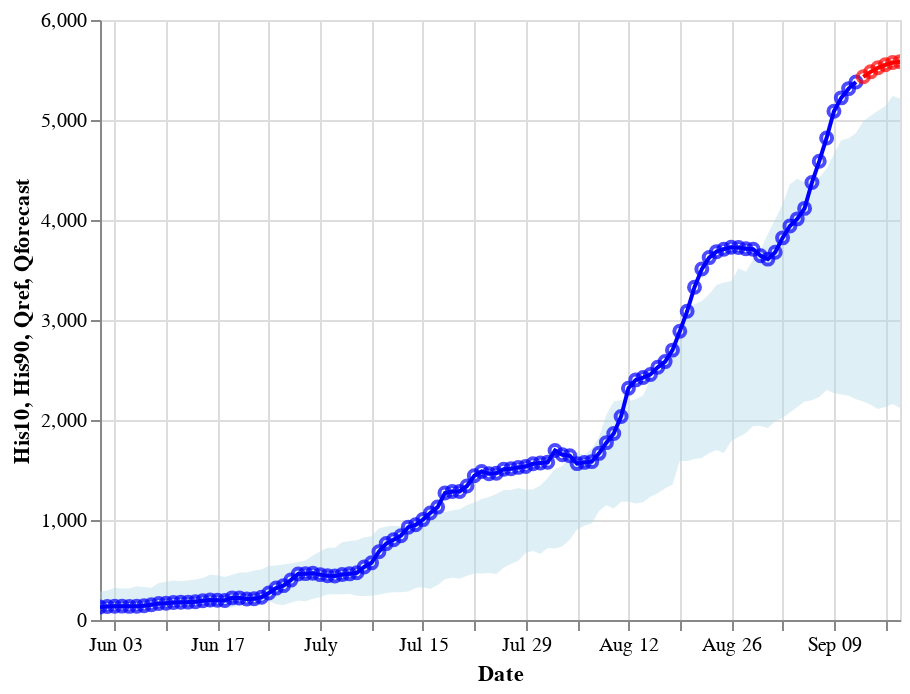

Notebook code for this chart:
### Code cell
line_his = alt.Chart(df_Q_h).mark_line(color='blue').encode(
    x='Date:T',
    y='Qref'
)

point_his = alt.Chart(df_Q_h).mark_point(color='blue').encode(
    x='Date:T',
    y='Qref',
    tooltip=['Qref']
)

line_fc = alt.Chart(df_Q_h).mark_line(color='red').encode(
    x='Date:T',
    y='Qforecast'
)

point_fc = alt.Chart(df_Q_h).mark_point(color='red').encode(
    x='Date:T',
    y='Qforecast',
    tooltip=['Qforecast']
)


area_hist = alt.Chart(df_Q_h).mark_area(color='lightblue', opacity=0.4).encode(
    x='Date:T',
    y='His10',
    y2='His90'
).interactive(bind_y=False)

area_hist+line_his+line_fc+point_his+point_fc

### Figure 1 — Vega-Lite specification as saved in the notebook (floating-point values rounded to 4 significant figures)
{"$schema": "https://vega.github.io/schema/vega-lite/v2.6.0.json", "config": {"view": {"height": 300, "width": 400}}, "datasets": {"data-5bac67209d36ef0f5926e7813c21cef0": [{"Date": "2018-06-01T00:00:00", "Ein": 3.5, "Hforecast": null, "His10": 141, "His90": 286, "HisMean": 212, "Pin": 5.99, "Qforecast": null, "Qref": 130.5, "Qsim": 36.99, "date": "2018-06-01", "waterLevel": 46.94}, {"Date": "2018-06-02T00:00:00", "Ein": 3.95, "Hforecast": null, "His10": 148, "His90": 295, "HisMean": 218, "Pin": 2.42, "Qforecast": null, "Qref": 135.9, "Qsim": 36.33, "date": "2018-06-02", "waterLevel": 49.12}, {"Date": "2018-06-03T00:00:00", "Ein": 3.8, "Hforecast": null, "His10": 145, "His90": 323, "HisMean": 228, "Pin": 3.45, "Qforecast": null, "Qref": 137.2, "Qsim": 35.67, "date": "2018-06-03", "waterLevel": 49.69}, {"Date": "2018-06-04T00:00:00", "Ein": 3.27, "Hforecast": null, "His10": 138, "His90": 316, "HisMean": 236, "Pin": 8.04, "Qforecast": null, "Qref": 138.7, "Qsim": 35.01, "date": "2018-06-04", "waterLevel": 50.28}, {"Date": "2018-06-05T00:00:00", "Ein": 2.74, "Hforecast": null, "His10": 148, "His90": 314, "HisMean": 239, "Pin": 8.26, "Qforecast": null, "Qref": 136.5, "Qsim": 34.35, "date": "2018-06-05", "waterLevel": 49.36}, {"Date": "2018-06-06T00:00:00", "Ein": 2.94, "Hforecast": null, "His10": 148, "His90": 338, "HisMean": 242, "Pin": 5.02, "Qforecast": null, "Qref": 138.0, "Qsim": 33.7, "date": "2018-06-06", "waterLevel": 50.01}, {"Date": "2018-06-07T00:00:00", "Ein": 3.43, "Hforecast": null, "His10": 149, "His90": 331, "HisMean": 244, "Pin": 3.93, "Qforecast": null, "Qref": 141.9, "Qsim": 33.07, "date": "2018-06-07", "waterLevel": 51.55}, {"Date": "2018-06-08T00:00:00", "Ein": 3.4, "Hforecast": null, "His10": 157, "His90": 322, "HisMean": 246, "Pin": 5.48, "Qforecast": null, "Qref": 152.5, "Qsim": 32.45, "date": "2018-06-08", "waterLevel": 55.59}, {"Date": "2018-06-09T00:00:00", "Ein": 3.78, "Hforecast": null, "His10": 153, "His90": 370, "HisMean": 250, "Pin": 4.76, "Qforecast": null, "Qref": 164.7, "Qsim": 31.84, "date": "2018-06-09", "waterLevel": 60.12}, {"Date": "2018-06-10T00:00:00", "Ein": 3.93, "Hforecast": null, "His10": 143, "His90": 383, "HisMean": 256, "Pin": 10.7, "Qforecast": null, "Qref": 166.8, "Qsim": 31.26, "date": "2018-06-10", "waterLevel": 60.85}, {"Date": "2018-06-11T00:00:00", "Ein": 3.63, "Hforecast": null, "His10": 134, "His90": 395, "HisMean": 261, "Pin": 0, "Qforecast": null, "Qref": 175.2, "Qsim": 30.7, "date": "2018-06-11", "waterLevel": 63.8}, {"Date": "2018-06-12T00:00:00", "Ein": 4.24, "Hforecast": null, "His10": 133, "His90": 391, "HisMean": 268, "Pin": 1.14, "Qforecast": null, "Qref": 178.0, "Qsim": 30.2, "date": "2018-06-12", "waterLevel": 64.76}, {"Date": "2018-06-13T00:00:00", "Ein": 2.43, "Hforecast": null, "His10": 135, "His90": 395, "HisMean": 272, "Pin": 3.01, "Qforecast": null, "Qref": 179.0, "Qsim": 29.8, "date": "2018-06-13", "waterLevel": 65.11}, {"Date": "2018-06-14T00:00:00", "Ein": 2.69, "Hforecast": null, "His10": 160, "His90": 405, "HisMean": 281, "Pin": 6.34, "Qforecast": null, "Qref": 183.3, "Qsim": 29.58, "date": "2018-06-14", "waterLevel": 66.59}, {"Date": "2018-06-15T00:00:00", "Ein": 3.25, "Hforecast": null, "His10": 159, "His90": 421, "HisMean": 278, "Pin": 5.36, "Qforecast": null, "Qref": 193.4, "Qsim": 29.53, "date": "2018-06-15", "waterLevel": 69.92}, {"Date": "2018-06-16T00:00:00", "Ein": 4.11, "Hforecast": null, "His10": 123, "His90": 452, "HisMean": 276, "Pin": 1.68, "Qforecast": null, "Qref": 200.5, "Qsim": 29.64, "date": "2018-06-16", "waterLevel": 72.24}, {"Date": "2018-06-17T00:00:00", "Ein": 2.77, "Hforecast": null, "His10": 140, "His90": 448, "HisMean": 281, "Pin": 7.69, "Qforecast": null, "Qref": 197.3, "Qsim": 29.85, "date": "2018-06-17", "waterLevel": 71.21}, {"Date": "2018-06-18T00:00:00", "Ein": 4.1, "Hforecast": null, "His10": 119, "His90": 430, "HisMean": 286, "Pin": 1.54, "Qforecast": null, "Qref": 195.5, "Qsim": 30.17, "date": "2018-06-18", "waterLevel": 70.61}, {"Date": "2018-06-19T00:00:00", "Ein": 3.31, "Hforecast": null, "His10": 126, "His90": 452, "HisMean": 296, "Pin": 3.72, "Qforecast": null, "Qref": 221.4, "Qsim": 30.6, "date": "2018-06-19", "waterLevel": 78.72}, {"Date": "2018-06-20T00:00:00", "Ein": 4.55, "Hforecast": null, "His10": 144, "His90": 476, "HisMean": 306, "Pin": 0.04, "Qforecast": null, "Qref": 219.4, "Qsim": 31.1, "date": "2018-06-20", "waterLevel": 78.12}, {"Date": "2018-06-21T00:00:00", "Ein": 3.01, "Hforecast": null, "His10": 169, "His90": 476, "HisMean": 323, "Pin": 0.16, "Qforecast": null, "Qref": 210.0, "Qsim": 31.76, "date": "2018-06-21", "waterLevel": 75.25}, {"Date": "2018-06-22T00:00:00", "Ein": 1.57, "Hforecast": null, "His10": 173, "His90": 494, "HisMean": 327, "Pin": 11.72, "Qforecast": null, "Qref": 212.0, "Qsim": 32.99, "date": "2018-06-22", "waterLevel": 75.88}, {"Date": "2018-06-23T00:00:00", "Ein": 3.94, "Hforecast": null, "His10": 178, "His90": 504, "HisMean": 331, "Pin": 0.17, "Qforecast": null, "Qref": 226.8, "Qsim": 35.35, "date": "2018-06-23", "waterLevel": 80.38}, {"Date": "2018-06-24T00:00:00", "Ein": 1.06, "Hforecast": null, "His10": 189, "His90": 540, "HisMean": 334, "Pin": 11.84, "Qforecast": null, "Qref": 269.9, "Qsim": 39.08, "date": "2018-06-24", "waterLevel": 92.54}, {"Date": "2018-06-25T00:00:00", "Ein": 2.84, "Hforecast": null, "His10": 157, "His90": 546, "HisMean": 331, "Pin": 4.82, "Qforecast": null, "Qref": 319.0, "Qsim": 43.51, "date": "2018-06-25", "waterLevel": 105.3}, {"Date": "2018-06-26T00:00:00", "Ein": 3.8, "Hforecast": null, "His10": 151, "His90": 554, "HisMean": 346, "Pin": 2.47, "Qforecast": null, "Qref": 343.6, "Qsim": 47.54, "date": "2018-06-26", "waterLevel": 111.2}, {"Date": "2018-06-27T00:00:00", "Ein": 1.69, "Hforecast": null, "His10": 172, "His90": 565, "HisMean": 356, "Pin": 14.37, "Qforecast": null, "Qref": 399.1, "Qsim": 50.53, "date": "2018-06-27", "waterLevel": 123.8}, {"Date": "2018-06-28T00:00:00", "Ein": 3.5, "Hforecast": null, "His10": 195, "His90": 581, "HisMean": 366, "Pin": 0.92, "Qforecast": null, "Qref": 460.4, "Qsim": 52.66, "date": "2018-06-28", "waterLevel": 136.5}, {"Date": "2018-06-29T00:00:00", "Ein": 3.53, "Hforecast": null, "His10": 187, "His90": 595, "HisMean": 377, "Pin": 7.26, "Qforecast": null, "Qref": 463.7, "Qsim": 55.05, "date": "2018-06-29", "waterLevel": 137.2}, {"Date": "2018-06-30T00:00:00", "Ein": 3.27, "Hforecast": null, "His10": 213, "His90": 646, "HisMean": 389, "Pin": 6.13, "Qforecast": null, "Qref": 467.1, "Qsim": 59.53, "date": "2018-06-30", "waterLevel": 137.9}, {"Date": "2018-07-01T00:00:00", "Ein": 2.56, "Hforecast": null, "His10": 231, "His90": 687, "HisMean": 406, "Pin": 10.41, "Qforecast": null, "Qref": 453.6, "Qsim": 67.62, "date": "2018-07-01", "waterLevel": 135.2}, {"Date": "2018-07-02T00:00:00", "Ein": 3.99, "Hforecast": null, "His10": 254, "His90": 722, "HisMean": 427, "Pin": 6.8, "Qforecast": null, "Qref": 442.0, "Qsim": 79.38, "date": "2018-07-02", "waterLevel": 132.9}, {"Date": "2018-07-03T00:00:00", "Ein": 2.78, "Hforecast": null, "His10": 258, "His90": 723, "HisMean": 448, "Pin": 7.3, "Qforecast": null, "Qref": 440.0, "Qsim": 96.11, "date": "2018-07-03", "waterLevel": 132.5}, {"Date": "2018-07-04T00:00:00", "Ein": 2.94, "Hforecast": null, "His10": 257, "His90": 777, "HisMean": 461, "Pin": 8.78, "Qforecast": null, "Qref": 455.6, "Qsim": 124.9, "date": "2018-07-04", "waterLevel": 135.6}, {"Date": "2018-07-05T00:00:00", "Ein": 3.9, "Hforecast": null, "His10": 260, "His90": 790, "HisMean": 472, "Pin": 4.58, "Qforecast": null, "Qref": 461.6, "Qsim": 174.7, "date": "2018-07-05", "waterLevel": 136.8}, {"Date": "2018-07-06T00:00:00", "Ein": 1.78, "Hforecast": null, "His10": 242, "His90": 798, "HisMean": 485, "Pin": 18.42, "Qforecast": null, "Qref": 472.0, "Qsim": 243.0, "date": "2018-07-06", "waterLevel": 138.8}, {"Date": "2018-07-07T00:00:00", "Ein": 3.24, "Hforecast": null, "His10": 239, "His90": 827, "HisMean": 508, "Pin": 4.48, "Qforecast": null, "Qref": 529.7, "Qsim": 329.1, "date": "2018-07-07", "waterLevel": 149.7}, {"Date": "2018-07-08T00:00:00", "Ein": 4.07, "Hforecast": null, "His10": 242, "His90": 837, "HisMean": 532, "Pin": 1.49, "Qforecast": null, "Qref": 571.5, "Qsim": 435.8, "date": "2018-07-08", "waterLevel": 157.3}, {"Date": "2018-07-09T00:00:00", "Ein": 2.67, "Hforecast": null, "His10": 253, "His90": 914, "HisMean": 548, "Pin": 6.06, "Qforecast": null, "Qref": 683.3, "Qsim": 563.4, "date": "2018-07-09", "waterLevel": 176.2}, {"Date": "2018-07-10T00:00:00", "Ein": 0, "Hforecast": null, "His10": 270, "His90": 936, "HisMean": 569, "Pin": 6.02, "Qforecast": null, "Qref": 764.1, "Qsim": 713.5, "date": "2018-07-10", "waterLevel": 189.1}, {"Date": "2018-07-11T00:00:00", "Ein": 4.06, "Hforecast": null, "His10": 277, "His90": 943, "HisMean": 591, "Pin": 8.63, "Qforecast": null, "Qref": 802.9, "Qsim": 870.4, "date": "2018-07-11", "waterLevel": 195.0}, {"Date": "2018-07-12T00:00:00", "Ein": 4.25, "Hforecast": null, "His10": 277, "His90": 936, "HisMean": 608, "Pin": 10.94, "Qforecast": null, "Qref": 843.2, "Qsim": 1020.0, "date": "2018-07-12", "waterLevel": 201}, {"Date": "2018-07-13T00:00:00", "Ein": 3.44, "Hforecast": null, "His10": 284, "His90": 951, "HisMean": 625, "Pin": 8.17, "Qforecast": null, "Qref": 928.4, "Qsim": 1147, "date": "2018-07-13", "waterLevel": 213.2}, {"Date": "2018-07-14T00:00:00", "Ein": 4.3, "Hforecast": null, "His10": 320, "His90": 989, "HisMean": 645, "Pin": 0.95, "Qforecast": null, "Qref": 951.7, "Qsim": 1227.0, "date": "2018-07-14", "waterLevel": 216.6}, {"Date": "2018-07-15T00:00:00", "Ein": 3.3, "Hforecast": null, "His10": 328, "His90": 1104, "HisMean": 660, "Pin": 3.52, "Qforecast": null, "Qref": 1004.0, "Qsim": 1273.0, "date": "2018-07-15", "waterLevel": 223.8}, {"Date": "2018-07-16T00:00:00", "Ein": 4.02, "Hforecast": null, "His10": 309, "His90": 1121, "HisMean": 676, "Pin": 2.74, "Qforecast": null, "Qref": 1070.0, "Qsim": 1309.0, "date": "2018-07-16", "waterLevel": 232.5}, {"Date": "2018-07-17T00:00:00", "Ein": 3.08, "Hforecast": null, "His10": 349, "His90": 1117, "HisMean": 706, "Pin": 16.18, "Qforecast": null, "Qref": 1129.0, "Qsim": 1357.0, "date": "2018-07-17", "waterLevel": 240.4}, {"Date": "2018-07-18T00:00:00", "Ein": 2.55, "Hforecast": null, "His10": 407, "His90": 1081, "HisMean": 727, "Pin": 11.31, "Qforecast": null, "Qref": 1269.0, "Qsim": 1436.0, "date": "2018-07-18", "waterLevel": 258}, {"Date": "2018-07-19T00:00:00", "Ein": 3.25, "Hforecast": null, "His10": 426, "His90": 1097, "HisMean": 739, "Pin": 2.81, "Qforecast": null, "Qref": 1285.0, "Qsim": 1533.0, "date": "2018-07-19", "waterLevel": 260}, {"Date": "2018-07-20T00:00:00", "Ein": 3.43, "Hforecast": null, "His10": 412, "His90": 1107, "HisMean": 746, "Pin": 9.19, "Qforecast": null, "Qref": 1285.0, "Qsim": 1607.0, "date": "2018-07-20", "waterLevel": 260}, {"Date": "2018-07-21T00:00:00", "Ein": 2.98, "Hforecast": null, "His10": 443, "His90": 1150, "HisMean": 766, "Pin": 11.05, "Qforecast": null, "Qref": 1340.0, "Qsim": 1644.0, "date": "2018-07-21", "waterLevel": 266.5}, {"Date": "2018-07-22T00:00:00", "Ein": 2.96, "Hforecast": null, "His10": 464, "His90": 1173, "HisMean": 786, "Pin": 8.68, "Qforecast": null, "Qref": 1442.0, "Qsim": 1661.0, "date": "2018-07-22", "waterLevel": 278.5}, {"Date": "2018-07-23T00:00:00", "Ein": 4.11, "Hforecast": null, "His10": 466, "His90": 1210, "HisMean": 814, "Pin": 2.16, "Qforecast": null, "Qref": 1486.0, "Qsim": 1681.0, "date": "2018-07-23", "waterLevel": 283.5}, {"Date": "2018-07-24T00:00:00", "Ein": 3.94, "Hforecast": null, "His10": 470, "His90": 1229, "HisMean": 845, "Pin": 2.34, "Qforecast": null, "Qref": 1464.0, "Qsim": 1722.0, "date": "2018-07-24", "waterLevel": 281}, {"Date": "2018-07-25T00:00:00", "Ein": 1.58, "Hforecast": null, "His10": 461, "His90": 1261, "HisMean": 873, "Pin": 15.98, "Qforecast": null, "Qref": 1468.0, "Qsim": 1790.0, "date": "2018-07-25", "waterLevel": 281.5}, {"Date": "2018-07-26T00:00:00", "Ein": 3.28, "Hforecast": null, "His10": 523, "His90": 1299, "HisMean": 895, "Pin": 3.17, "Qforecast": null, "Qref": 1508.0, "Qsim": 1885.0, "date": "2018-07-26", "waterLevel": 286}, {"Date": "2018-07-27T00:00:00", "Ein": 2.28, "Hforecast": null, "His10": 561, "His90": 1300, "HisMean": 928, "Pin": 6.26, "Qforecast": null, "Qref": 1513.0, "Qsim": 2002.0, "date": "2018-07-27", "waterLevel": 286.5}, {"Date": "2018-07-28T00:00:00", "Ein": 0, "Hforecast": null, "His10": 593, "His90": 1319, "HisMean": 949, "Pin": 0, "Qforecast": null, "Qref": 1526.0, "Qsim": 2126.0, "date": "2018-07-28", "waterLevel": 288}, {"Date": "2018-07-29T00:00:00", "Ein": 2.7, "Hforecast": null, "His10": 673, "His90": 1303, "HisMean": 970, "Pin": 2.85, "Qforecast": null, "Qref": 1535.0, "Qsim": 2241.0, "date": "2018-07-29", "waterLevel": 289}, {"Date": "2018-07-30T00:00:00", "Ein": 0, "Hforecast": null, "His10": 689, "His90": 1306, "HisMean": 1002, "Pin": 4.89, "Qforecast": null, "Qref": 1562.0, "Qsim": 2332.0, "date": "2018-07-30", "waterLevel": 292}, {"Date": "2018-07-31T00:00:00", "Ein": 2.87, "Hforecast": null, "His10": 663, "His90": 1344, "HisMean": 1033, "Pin": 4.88, "Qforecast": null, "Qref": 1571.0, "Qsim": 2393.0, "date": "2018-07-31", "waterLevel": 293}, {"Date": "2018-08-01T00:00:00", "Ein": 2.24, "Hforecast": null, "His10": 720, "His90": 1420, "HisMean": 1072, "Pin": 8.71, "Qforecast": null, "Qref": 1577.0, "Qsim": 2420.0, "date": "2018-08-01", "waterLevel": 293.7}, {"Date": "2018-08-02T00:00:00", "Ein": 0, "Hforecast": null, "His10": 716, "His90": 1513, "HisMean": 1118, "Pin": 4.99, "Qforecast": null, "Qref": 1694.0, "Qsim": 2444.0, "date": "2018-08-02", "waterLevel": 306.5}, {"Date": "2018-08-03T00:00:00", "Ein": 0, "Hforecast": null, "His10": 738, "His90": 1539, "HisMean": 1179, "Pin": 0, "Qforecast": null, "Qref": 1652.0, "Qsim": 2471.0, "date": "2018-08-03", "waterLevel": 302}, {"Date": "2018-08-04T00:00:00", "Ein": 2.08, "Hforecast": null, "His10": 803, "His90": 1630, "HisMean": 1230, "Pin": 12.68, "Qforecast": null, "Qref": 1643.0, "Qsim": 2499.0, "date": "2018-08-04", "waterLevel": 301}, {"Date": "2018-08-05T00:00:00", "Ein": 3.02, "Hforecast": null, "His10": 904, "His90": 1680, "HisMean": 1276, "Pin": 1.95, "Qforecast": null, "Qref": 1564.0, "Qsim": 2531.0, "date": "2018-08-05", "waterLevel": 292.2}, {"Date": "2018-08-06T00:00:00", "Ein": 2.69, "Hforecast": null, "His10": 943, "His90": 1645, "HisMean": 1312, "Pin": 0.93, "Qforecast": null, "Qref": 1576.0, "Qsim": 2575.0, "date": "2018-08-06", "waterLevel": 293.6}, {"Date": "2018-08-07T00:00:00", "Ein": 2.56, "Hforecast": null, "His10": 966, "His90": 1710, "HisMean": 1343, "Pin": 15.17, "Qforecast": null, "Qref": 1584.0, "Qsim": 2640.0, "date": "2018-08-07", "waterLevel": 294.5}, {"Date": "2018-08-08T00:00:00", "Ein": 1.96, "Hforecast": null, "His10": 1089, "His90": 1830, "HisMean": 1420, "Pin": 6.77, "Qforecast": null, "Qref": 1667.0, "Qsim": 2769.0, "date": "2018-08-08", "waterLevel": 303.5}, {"Date": "2018-08-09T00:00:00", "Ein": 2.88, "Hforecast": null, "His10": 1148, "His90": 2056, "HisMean": 1492, "Pin": 2.17, "Qforecast": null, "Qref": 1774.0, "Qsim": 2897.0, "date": "2018-08-09", "waterLevel": 315.0}, {"Date": "2018-08-10T00:00:00", "Ein": 2.23, "Hforecast": null, "His10": 1114, "His90": 2186, "HisMean": 1553, "Pin": 4.67, "Qforecast": null, "Qref": 1865.0, "Qsim": 2990.0, "date": "2018-08-10", "waterLevel": 324.4}, {"Date": "2018-08-11T00:00:00", "Ein": 2.32, "Hforecast": null, "His10": 1182, "His90": 2199, "HisMean": 1607, "Pin": 5.51, "Qforecast": null, "Qref": 2036.0, "Qsim": 3051.0, "date": "2018-08-11", "waterLevel": 341.6}, {"Date": "2018-08-12T00:00:00", "Ein": 1.34, "Hforecast": null, "His10": 1182, "His90": 2190, "HisMean": 1649, "Pin": 12.65, "Qforecast": null, "Qref": 2317.0, "Qsim": 3086.0, "date": "2018-08-12", "waterLevel": 368.8}, {"Date": "2018-08-13T00:00:00", "Ein": 3.28, "Hforecast": null, "His10": 1165, "His90": 2208, "HisMean": 1697, "Pin": 1.76, "Qforecast": null, "Qref": 2401.0, "Qsim": 3101.0, "date": "2018-08-13", "waterLevel": 376.6}, {"Date": "2018-08-14T00:00:00", "Ein": 2.67, "Hforecast": null, "His10": 1177, "His90": 2245, "HisMean": 1752, "Pin": 12.23, "Qforecast": null, "Qref": 2425.0, "Qsim": 3102.0, "date": "2018-08-14", "waterLevel": 378.8}, {"Date": "2018-08-15T00:00:00", "Ein": 2.59, "Hforecast": null, "His10": 1233, "His90": 2405, "HisMean": 1821, "Pin": 9.48, "Qforecast": null, "Qref": 2456.0, "Qsim": 3104.0, "date": "2018-08-15", "waterLevel": 381.6}, {"Date": "2018-08-16T00:00:00", "Ein": 3.26, "Hforecast": null, "His10": 1267, "His90": 2440, "HisMean": 1898, "Pin": 1.56, "Qforecast": null, "Qref": 2527.0, "Qsim": 3136.0, "date": "2018-08-16", "waterLevel": 388.0}, {"Date": "2018-08-17T00:00:00", "Ein": 3.5, "Hforecast": null, "His10": 1318, "His90": 2604, "HisMean": 1984, "Pin": 15.48, "Qforecast": null, "Qref": 2584.0, "Qsim": 3209.0, "date": "2018-08-17", "waterLevel": 393.2}, {"Date": "2018-08-18T00:00:00", "Ein": 1.77, "Hforecast": null, "His10": 1352, "His90": 2712, "HisMean": 2051, "Pin": 21.83, "Qforecast": null, "Qref": 2699.0, "Qsim": 3345.0, "date": "2018-08-18", "waterLevel": 403.3}, {"Date": "2018-08-19T00:00:00", "Ein": 2.64, "Hforecast": null, "His10": 1591, "His90": 2868, "HisMean": 2131, "Pin": 12.24, "Qforecast": null, "Qref": 2887.0, "Qsim": 3554.0, "date": "2018-08-19", "waterLevel": 419.6}, {"Date": "2018-08-20T00:00:00", "Ein": 2.72, "Hforecast": null, "His10": 1591, "His90": 3072, "HisMean": 2206, "Pin": 2.93, "Qforecast": null, "Qref": 3088.0, "Qsim": 3845.0, "date": "2018-08-20", "waterLevel": 436.5}, {"Date": "2018-08-21T00:00:00", "Ein": 3.69, "Hforecast": null, "His10": 1610, "His90": 3154, "HisMean": 2270, "Pin": 5.27, "Qforecast": null, "Qref": 3328.0, "Qsim": 4193.0, "date": "2018-08-21", "waterLevel": 456.2}, {"Date": "2018-08-22T00:00:00", "Ein": 2.28, "Hforecast": null, "His10": 1620, "His90": 3191, "HisMean": 2330, "Pin": 10.24, "Qforecast": null, "Qref": 3509.0, "Qsim": 4536.0, "date": "2018-08-22", "waterLevel": 470.6}, {"Date": "2018-08-23T00:00:00", "Ein": 3.54, "Hforecast": null, "His10": 1670, "His90": 3258, "HisMean": 2373, "Pin": 8.7, "Qforecast": null, "Qref": 3624.0, "Qsim": 4816.0, "date": "2018-08-23", "waterLevel": 479.6}, {"Date": "2018-08-24T00:00:00", "Ein": 3.25, "Hforecast": null, "His10": 1700, "His90": 3351, "HisMean": 2433, "Pin": 6.66, "Qforecast": null, "Qref": 3683.0, "Qsim": 5009.0, "date": "2018-08-24", "waterLevel": 484.2}, {"Date": "2018-08-25T00:00:00", "Ein": 1.83, "Hforecast": null, "His10": 1670, "His90": 3375, "HisMean": 2491, "Pin": 8.92, "Qforecast": null, "Qref": 3708.0, "Qsim": 5109.0, "date": "2018-08-25", "waterLevel": 486.1}, {"Date": "2018-08-26T00:00:00", "Ein": 3.41, "Hforecast": null, "His10": 1790, "His90": 3388, "HisMean": 2551, "Pin": 3.82, "Qforecast": null, "Qref": 3728.0, "Qsim": 5135.0, "date": "2018-08-26", "waterLevel": 487.6}, {"Date": "2018-08-27T00:00:00", "Ein": 3.19, "Hforecast": null, "His10": 1831, "His90": 3516, "HisMean": 2638, "Pin": 4.99, "Qforecast": null, "Qref": 3725.0, "Qsim": 5112.0, "date": "2018-08-27", "waterLevel": 487.3}, {"Date": "2018-08-28T00:00:00", "Ein": 2.24, "Hforecast": null, "His10": 1870, "His90": 3483, "HisMean": 2685, "Pin": 12.61, "Qforecast": null, "Qref": 3712.0, "Qsim": 5068, "date": "2018-08-28", "waterLevel": 486.4}, {"Date": "2018-08-29T00:00:00", "Ein": 2.24, "Hforecast": null, "His10": 1940, "His90": 3602, "HisMean": 2759, "Pin": 14.55, "Qforecast": null, "Qref": 3707.0, "Qsim": 5044.0, "date": "2018-08-29", "waterLevel": 486.0}, {"Date": "2018-08-30T00:00:00", "Ein": 3.3, "Hforecast": null, "His10": 1940, "His90": 3697, "HisMean": 2806, "Pin": 5.29, "Qforecast": null, "Qref": 3642.0, "Qsim": 5027.0, "date": "2018-08-30", "waterLevel": 481.0}, {"Date": "2018-08-31T00:00:00", "Ein": 3.04, "Hforecast": null, "His10": 1920, "His90": 3860, "HisMean": 2864, "Pin": 4.75, "Qforecast": null, "Qref": 3609.0, "Qsim": 5019.0, "date": "2018-08-31", "waterLevel": 478.4}, {"Date": "2018-09-01T00:00:00", "Ein": 2.22, "Hforecast": null, "His10": 1990, "His90": 4008, "HisMean": 2923, "Pin": 10.4, "Qforecast": null, "Qref": 3678.0, "Qsim": 5054.0, "date": "2018-09-01", "waterLevel": 483.8}, {"Date": "2018-09-02T00:00:00", "Ein": 3.27, "Hforecast": null, "His10": 2021, "His90": 4156, "HisMean": 2974, "Pin": 5, "Qforecast": null, "Qref": 3821.0, "Qsim": 5111.0, "date": "2018-09-02", "waterLevel": 494.7}, {"Date": "2018-09-03T00:00:00", "Ein": 2.92, "Hforecast": null, "His10": 2076, "His90": 4358, "HisMean": 3030, "Pin": 8.11, "Qforecast": null, "Qref": 3940.0, "Qsim": 5165.0, "date": "2018-09-03", "waterLevel": 503.7}, {"Date": "2018-09-04T00:00:00", "Ein": 2.59, "Hforecast": null, "His10": 2131, "His90": 4413, "HisMean": 3094, "Pin": 11.21, "Qforecast": null, "Qref": 4011.0, "Qsim": 5207.0, "date": "2018-09-04", "waterLevel": 509.1}, {"Date": "2018-09-05T00:00:00", "Ein": 1.47, "Hforecast": null, "His10": 2186, "His90": 4375, "HisMean": 3144, "Pin": 16.83, "Qforecast": null, "Qref": 4116.0, "Qsim": 5262.0, "date": "2018-09-05", "waterLevel": 516.8}, {"Date": "2018-09-06T00:00:00", "Ein": 3.22, "Hforecast": null, "His10": 2197, "His90": 4404, "HisMean": 3160, "Pin": 5.21, "Qforecast": null, "Qref": 4375.0, "Qsim": 5374.0, "date": "2018-09-06", "waterLevel": 535.2}, {"Date": "2018-09-07T00:00:00", "Ein": 3.77, "Hforecast": null, "His10": 2230, "His90": 4425, "HisMean": 3205, "Pin": 6.46, "Qforecast": null, "Qref": 4588.0, "Qsim": 5541.0, "date": "2018-09-07", "waterLevel": 549.6}, {"Date": "2018-09-08T00:00:00", "Ein": 0, "Hforecast": null, "His10": 2300, "His90": 4513, "HisMean": 3263, "Pin": 11.07, "Qforecast": null, "Qref": 4821.0, "Qsim": 5721.0, "date": "2018-09-08", "waterLevel": 564.9}, {"Date": "2018-09-09T00:00:00", "Ein": 0, "Hforecast": null, "His10": 2270, "His90": 4659, "HisMean": 3353, "Pin": 3.54, "Qforecast": null, "Qref": 5088.0, "Qsim": 5900.0, "date": "2018-09-09", "waterLevel": 582.1}, {"Date": "2018-09-10T00:00:00", "Ein": 2.59, "Hforecast": null, "His10": 2255, "His90": 4798, "HisMean": 3415, "Pin": 0, "Qforecast": null, "Qref": 5221.0, "Qsim": 6047.0, "date": "2018-09-10", "waterLevel": 590.6}, {"Date": "2018-09-11T00:00:00", "Ein": 2.59, "Hforecast": null, "His10": 2242, "His90": 4817, "HisMean": 3441, "Pin": 10.4, "Qforecast": null, "Qref": 5314.0, "Qsim": 6125.0, "date": "2018-09-11", "waterLevel": 596.4}, {"Date": "2018-09-12T00:00:00", "Ein": 2.08, "Hforecast": null, "His10": 2208, "His90": 4868, "HisMean": 3511, "Pin": 7.44, "Qforecast": null, "Qref": 5380.0, "Qsim": 6118.0, "date": "2018-09-12", "waterLevel": 600.6}, {"Date": "2018-09-13T00:00:00", "Ein": null, "Hforecast": 604, "His10": 2185, "His90": 4988, "HisMean": 3564, "Pin": null, "Qforecast": 5432.0, "Qref": null, "Qsim": null, "date": null, "waterLevel": null}, {"Date": "2018-09-14T00:00:00", "Ein": null, "Hforecast": 607, "His10": 2153, "His90": 5043, "HisMean": 3605, "Pin": null, "Qforecast": 5482.0, "Qref": null, "Qsim": null, "date": null, "waterLevel": null}, {"Date": "2018-09-15T00:00:00", "Ein": null, "Hforecast": 609, "His10": 2109, "His90": 5092, "HisMean": 3625, "Pin": null, "Qforecast": 5522.0, "Qref": null, "Qsim": null, "date": null, "waterLevel": null}, {"Date": "2018-09-16T00:00:00", "Ein": null, "Hforecast": 611, "His10": 2131, "His90": 5141, "HisMean": 3633, "Pin": null, "Qforecast": 5552.0, "Qref": null, "Qsim": null, "date": null, "waterLevel": null}, {"Date": "2018-09-17T00:00:00", "Ein": null, "Hforecast": 612, "His10": 2159, "His90": 5240, "HisMean": 3647, "Pin": null, "Qforecast": 5574.0, "Qref": null, "Qsim": null, "date": null, "waterLevel": null}, {"Date": "2018-09-18T00:00:00", "Ein": null, "Hforecast": 613, "His10": 2120, "His90": 5215, "HisMean": 3671, "Pin": null, "Qforecast": 5584.0, "Qref": null, "Qsim": null, "date": null, "waterLevel": null}]}, "layer": [{"data": {"name": "data-5bac67209d36ef0f5926e7813c21cef0"}, "encoding": {"x": {"field": "Date", "type": "temporal"}, "y": {"field": "His10", "type": "quantitative"}, "y2": {"field": "His90", "type": "quantitative"}}, "mark": {"color": "lightblue", "opacity": 0.4, "type": "area"}, "selection": {"selector007": {"bind": "scales", "encodings": ["x"], "mark": {"fill": "#333", "fillOpacity": 0.125, "stroke": "white"}, "on": "[mousedown, window:mouseup] > window:mousemove!", "resolve": "global", "translate": "[mousedown, window:mouseup] > window:mousemove!", "type": "interval", "zoom": "wheel!"}}}, {"data": {"name": "data-5bac67209d36ef0f5926e7813c21cef0"}, "encoding": {"x": {"field": "Date", "type": "temporal"}, "y": {"field": "Qref", "type": "quantitative"}}, "mark": {"color": "blue", "type": "line"}}, {"data": {"name": "data-5bac67209d36ef0f5926e7813c21cef0"}, "encoding": {"x": {"field": "Date", "type": "temporal"}, "y": {"field": "Qforecast", "type": "quantitative"}}, "mark": {"color": "red", "type": "line"}}, {"data": {"name": "data-5bac67209d36ef0f5926e7813c21cef0"}, "encoding": {"tooltip": [{"field": "Qref", "type": "quantitative"}], "x": {"field": "Date", "type": "temporal"}, "y": {"field": "Qref", "type": "quantitative"}}, "mark": {"color": "blue", "type": "point"}}, {"data": {"name": "data-5bac67209d36ef0f5926e7813c21cef0"}, "encoding": {"tooltip": [{"field": "Qforecast", "type": "quantitative"}], "x": {"field": "Date", "type": "temporal"}, "y": {"field": "Qforecast", "type": "quantitative"}}, "mark": {"color": "red", "type": "point"}}]}
